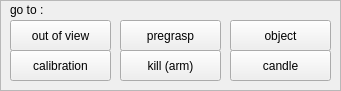
  <widget class="QFrame" name="fraMoveit">
   <property name="geometry">
    <rect>
     <x>220</x>
     <y>190</y>
     <width>341</width>
     <height>91</height>
    </rect>
   </property>
   <property name="minimumSize">
    <size>
     <width>141</width>
     <height>41</height>
    </size>
   </property>
   <property name="frameShape">
    <enum>QFrame::StyledPanel</enum>
   </property>
   <property name="frameShadow">
    <enum>QFrame::Plain</enum>
   </property>
   <property name="lineWidth">
    <number>1</number>
   </property>
   <widget class="QPushButton" name="cmdMoveit_out_of_view">
    <property name="geometry">
     <rect>
      <x>10</x>
      <y>20</y>
      <width>101</width>
      <height>31</height>
     </rect>
    </property>
    <property name="text">
     <string>out of view</string>
    </property>
   </widget>
   <widget class="QLabel" name="label_moveit_goto">
    <property name="geometry">
     <rect>
      <x>10</x>
      <y>0</y>
      <width>71</width>
      <height>21</height>
     </rect>
    </property>
    <property name="text">
     <string>&lt;html&gt;&lt;head/&gt;&lt;body&gt;&lt;p&gt;go to :&lt;/p&gt;&lt;/body&gt;&lt;/html&gt;</string>
    </property>
   </widget>
   <widget class="QPushButton" name="cmdMoveit_pregrasp">
    <property name="geometry">
     <rect>
      <x>120</x>
      <y>20</y>
      <width>101</width>
      <height>31</height>
     </rect>
    </property>
    <property name="text">
     <string>pregrasp</string>
    </property>
   </widget>
   <widget class="QPushButton" name="cmdMoveit_eg_obj">
    <property name="geometry">
     <rect>
      <x>230</x>
      <y>20</y>
      <width>101</width>
      <height>31</height>
     </rect>
    </property>
    <property name="text">
     <string>object</string>
    </property>
   </widget>
   <widget class="QPushButton" name="cmdMoveit_kill_arm">
    <property name="geometry">
     <rect>
      <x>120</x>
      <y>50</y>
      <width>101</width>
      <height>31</height>
     </rect>
    </property>
    <property name="text">
     <string>kill (arm)</string>
    </property>
   </widget>
   <widget class="QPushButton" name="cmdMoveit_calib">
    <property name="geometry">
     <rect>
      <x>10</x>
      <y>50</y>
      <width>101</width>
      <height>31</height>
     </rect>
    </property>
    <property name="text">
     <string>calibration</string>
    </property>
   </widget>
   <widget class="QPushButton" name="cmdMoveit_candle">
    <property name="geometry">
     <rect>
      <x>230</x>
      <y>50</y>
      <width>101</width>
      <height>31</height>
     </rect>
    </property>
    <property name="text">
     <string>candle</string>
    </property>
   </widget>
  </widget>
